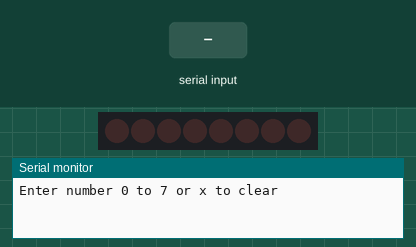
The sketch below on a simulated Arduino Uno, built with avr-gcc and run on an emulated ATmega328P. Shown: 8 shift-register outputs drawn as a row of LEDs (first output left, lit = HIGH), the last lines printed to the serial monitor. Wiring (inferred from the names in the program): shift register (74HC595): data pin 12; shift clock pin 9; latch pin 11. Wiring (inferred from the signals the program sends): row of LEDs: on Q0, Q1, Q2, Q3, Q4, Q5, Q6, Q7. The inputs (shaded band) are chosen by the test bench.

Above: at 1.2 s.
1.3 s: "90,45\n" received over Serial
At 2.0 s:
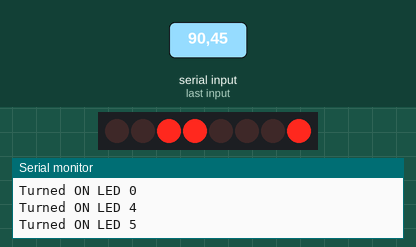
2.8 s: "x,45\n" received over Serial
At 3.9 s:
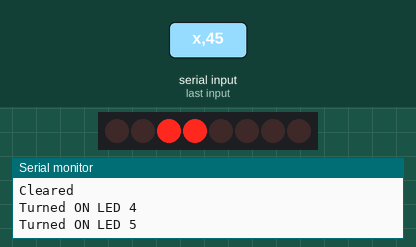
4.3 s: "30,150\n" received over Serial
At 5.4 s:
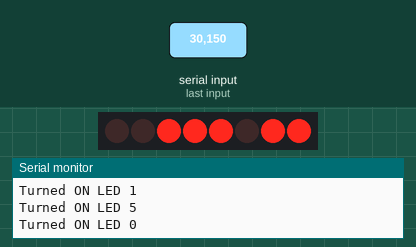
5.8 s: "200\n" received over Serial
At 6.4 s:
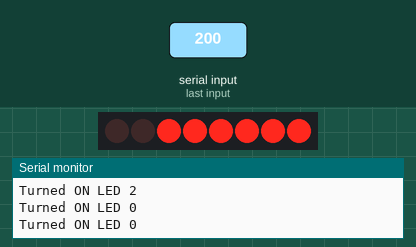
7.3 s: "x90\n" received over Serial
At 7.6 s:
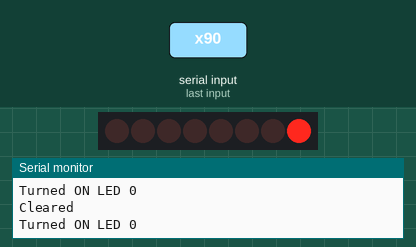
8.8 s: "5\n" received over Serial
At 9.9 s:
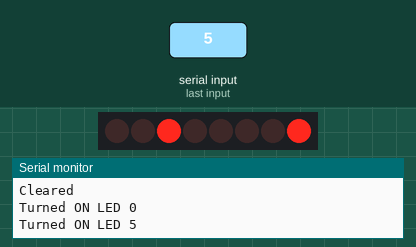
Timing chart, 0 to 11.3 s (numbered marks = the images above; inputs shaded):
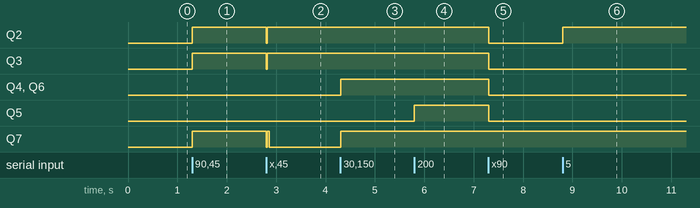

Measured:
- after the input at 1.3 s, Q2, Q3, Q7: LOW → HIGH at once
- after the input at 2.8 s, Q2, Q3: HIGH → LOW at once, → HIGH 0.02 s later; Q7: HIGH → LOW at once, → HIGH 0.02 s later, → LOW 0.04 s later
- after the input at 4.3 s, Q4, Q6, Q7: LOW → HIGH at once
- after the input at 5.8 s, Q5: LOW → HIGH at once
- after the input at 7.3 s, Q2–6: HIGH → LOW at once
- after the input at 8.8 s, Q2: LOW → HIGH at once

The sketch:

sketch_jun11b.ino
```cpp
int latchPin = 11;
int dataPin = 12;
int clockPin = 9;

byte leds = 0;

void updateShiftRegister(){
  digitalWrite(latchPin, LOW);
  shiftOut(dataPin, clockPin, LSBFIRST, leds);
  digitalWrite(latchPin, HIGH);
}

void setup(){
  pinMode(latchPin, OUTPUT);
  pinMode(dataPin, OUTPUT);
  pinMode(clockPin, OUTPUT);
  updateShiftRegister();
  Serial.begin(9600);
  while(!Serial);
  Serial.println("Enter number 0 to 7 or x to clear");
}

void loop(){
  if(Serial.available()){

    char ch = Serial.read();
    if(ch >= '0' && ch <= '7'){
      int led = ch - '0';
      bitSet(leds, led);
      updateShiftRegister();
      Serial.print("Turned ON LED ");
      Serial.println(led);
    }if(ch == 'x' || ch == 'X'){
      leds = 0;
      updateShiftRegister();
      Serial.println("Cleared");
    }
  }
}
```
